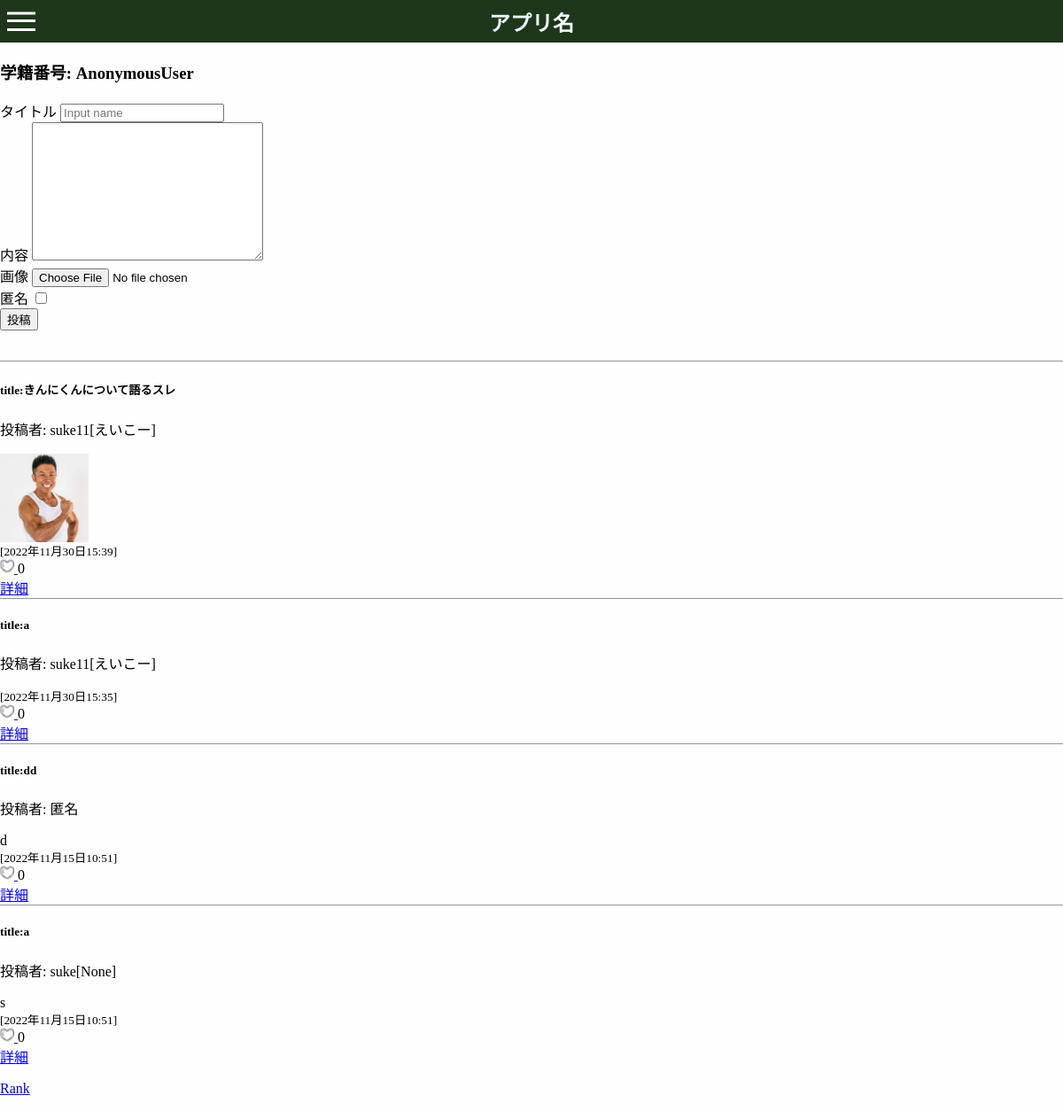
Before: /top with the older database file.
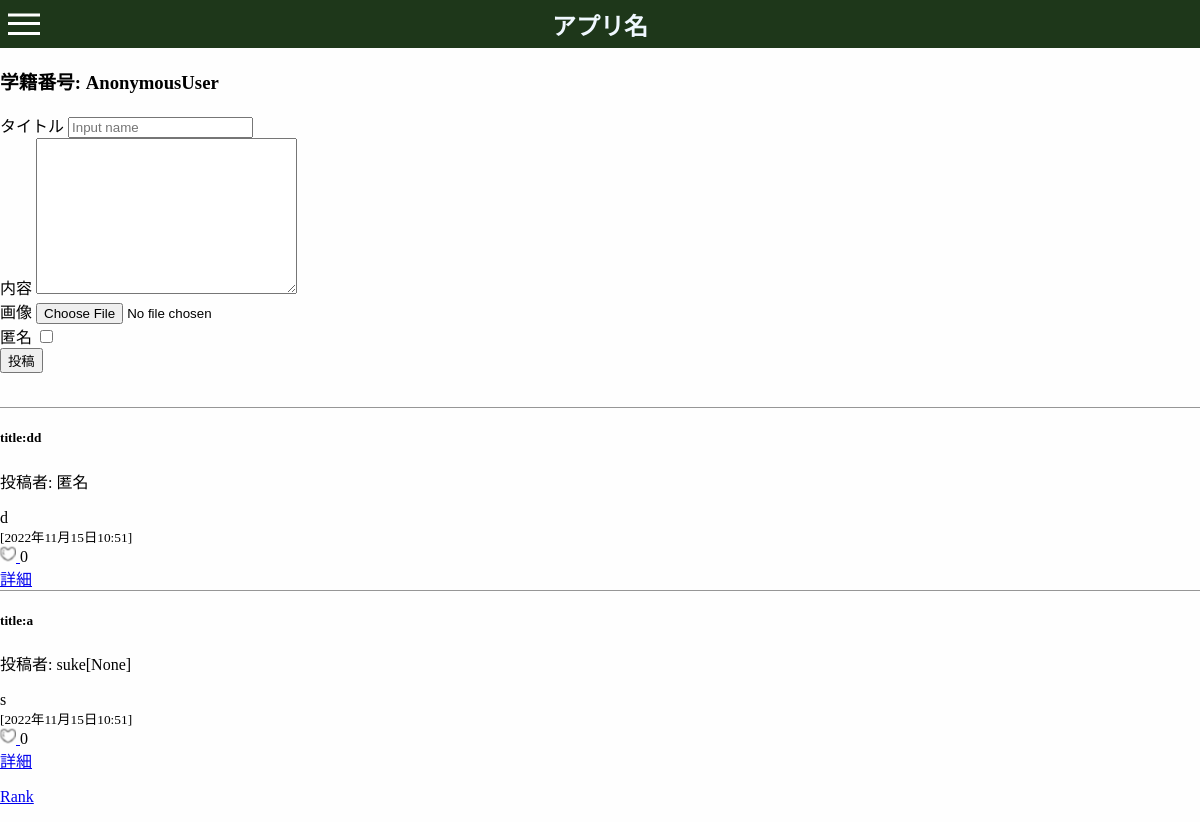
After: the same page with the newer database file.
### app01/models.py (models this page shows, shortened)
class Article(models.Model):
    title = models.CharField(max_length=500)
    body = models.TextField()
    posted_at = models.DateTimeField(default=timezone.now)
    published_at = models.DateTimeField(blank=True, null=True)
    like = models.IntegerField(default=0)
    image = models.ImageField(upload_to='media/images',null=True, blank=True)
    user = models.ForeignKey(User, on_delete=models.CASCADE)
    anonymity = models.BooleanField(default=False, blank=True, null=True)

### accounts/models.py (models this page shows)
class Person(models.Model):
    age = models.IntegerField(null=True)
    user = models.OneToOneField(User, related_name="userinfo", on_delete=models.CASCADE, unique=True)
    username = models.CharField(null=True, max_length=30)
    icon = models.ImageField(upload_to='media/icon_images', blank=True, null=True)
    timetable = models.OneToOneField(TimeTable, verbose_name="時間割", on_delete=models.CASCADE, null=True, blank=True)

### app01/views.py (the view)
# urls.py: path('', views.index, name='index'),
def index(request):
	if request.method == 'POST':
		form = Image(request.POST)
		article = Article(title=request.POST["title"],body=request.POST["text"])
		article.user = request.user
		if "checkbox" in request.POST:
			article.anonymity = False
		else:
			article.anonymity = True
		if form.is_valid():
			article.image=request.FILES.get('image')
		else:
			article.image=False
		article.save()
		context = {
				"articles": Article.objects.order_by("-posted_at"),
			}
		return render(request, 'app01/top.html', context)
	else:
		context = {
            "articles": Article.objects.order_by("-posted_at")
	    }
		return render(request, 'app01/top.html', context)

### app01/templates/app01/top.html (shortened to what this page needs)
{% load static %}
<html>
  <head>
    <link rel="stylesheet" href="{% static 'css/top.css' %}">
    <link rel="stylesheet" href="{% static 'css/header.css' %}">
  </head>
  <header>
    <div class="inner">
      <div class="inner_color">
        <a href="{% url 'home' %}"><h2>アプリ名</h2></a>
      </div>
      <div class="h-menu">
        <label class="h-menu_icon" for="h-menu_checkbox"><span class="hamburger-icon"></span></label>
      </div>
    </div>
  </header>
  <body>
    <header>
      <div class="header-body">
        <h1>掲示板</h1>
      </div>
      <form action="{% url 'index' %}" method="post" enctype="multipart/form-data">
        <h3>学籍番号: {{ user }}</h3>
        <div>
          <div>
            <label for="titleInput">タイトル</label>
            <input id="titleInput" name="title" type="text" placeholder="Input name">
          </div>
          <div>
            <label for="textInput">内容</label>
            <textarea id="textInput" name="text" cols="30" rows="10" ></textarea>
          </div>
          <div>
            <label for="image">画像</label>
            <input type="file" name="image" accept="image/jpeg, image/png">
          </div>
          <div>
            <label for="checkbox">匿名</label>
            <input type="checkbox" name="checkbox">
          </div>
        </div>
        <div>
          <button type="submit" id="button">投稿</button>
        </div>
      </form>
      <br>
      {% if articles %}
        {% for article in articles %}
          <div class="article">
            <h5>title:{{ article.title }}</h5>
            {% if article.anonymity %}
            <p>投稿者: {{ article.user }}[{{ article.user.userinfo.username}}]</p>
            {% else %}
            <p>投稿者: 匿名</p>
            {% endif %}
            {{ article.body | linebreaksbr }}
            <diV>
              {% if article.image %}
              <img src="{{ article.image.url }}" style="width: 100px;height:auto">
              {% endif %}
            </diV>
            <small>[{{ article.posted_at }}]</small>
            <div>
              <a href="{% url 'like' article.id %}">
                <img src="..\media\images\heart.png" width="16" height="16">
              </a>
                {{ article.like }}
            </div>
            <a href="{% url 'detail' article.id %}">詳細</a>
            <br>
          </div>
        {% endfor %}
      {% else %}
        <p> 投稿はありません</p>
      {% endif %}
      <p><a href="{% url 'rank' %}" id="rank">Rank</a></p>
  </body>
</html>

### app01/static/css/top.css (style rules this page uses)
.article { border-top: 1px solid; border-color: rgba(124, 124, 124, 0.8); }

### authtest/static/css/header.css (style rules this page uses)
body { margin: 0; background-color: #fefefe; top: 48px; }
.inner { position: relative; top: 0; }
.inner_color { background-color: #1E371A; width: 100%; height: 48px; z-index: 99; position: absolute; }
.inner_color img, h2 { position: absolute; color: aliceblue; left: 50%; top: 50%; transform: translate(-50%, -50%); margin: 0px; }
a { height: auto; }
a img { display: inline-block; bottom: 0px; padding: 0px; }
.h-menu { z-index: 100; position: absolute; }
.h-menu_icon { display: inline-block; width: 30px; height: 30px; vertical-align: middle; position: absolute; left: 8px; }
.hamburger-icon, .hamburger-icon::before, .hamburger-icon::after { content: ''; display: block; position: absolute; z-index: 100; top:0; bottom:0; width: 32px; height: 3px; background: white; cursor: pointer; top: 50%; transform: translate(0, -50%); }
.hamburger-icon:before { top: 10px; }
.hamburger-icon:after { top: 20px; }
.h-menu_icon .hamburger-icon, .h-menu_icon .hamburger-icon::before, .h-menu_icon .hamburger-icon::after, #h-menu_black, #h-menu_content { -webkit-transition: all .3s ; transition: all .3s ; }

Changed rows visible on the page:
removed Article: title "きんにくんについて語るスレ", user "suke11", user.userinfo.username "えいこー", image (picture), posted_at "2022年11月30日15:39", like "0"
removed Article: title "a", user "suke11", user.userinfo.username "えいこー", posted_at "2022年11月30日15:35", like "0"
